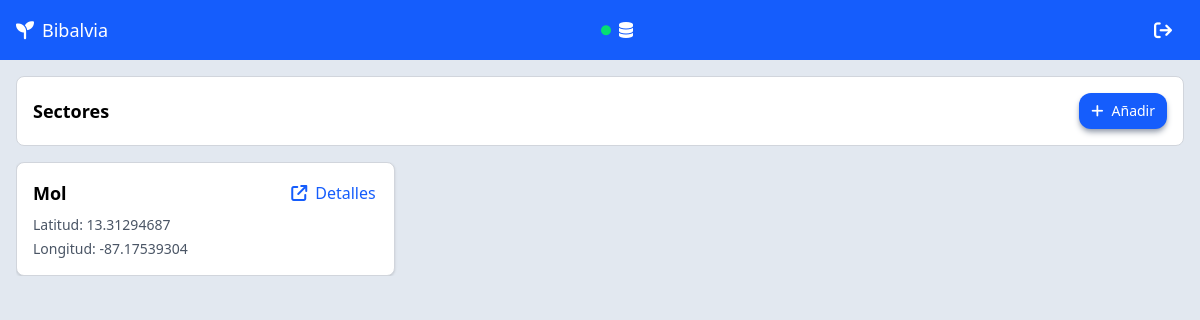
/home/ (signed in), run on an earlier commit of the app's database.
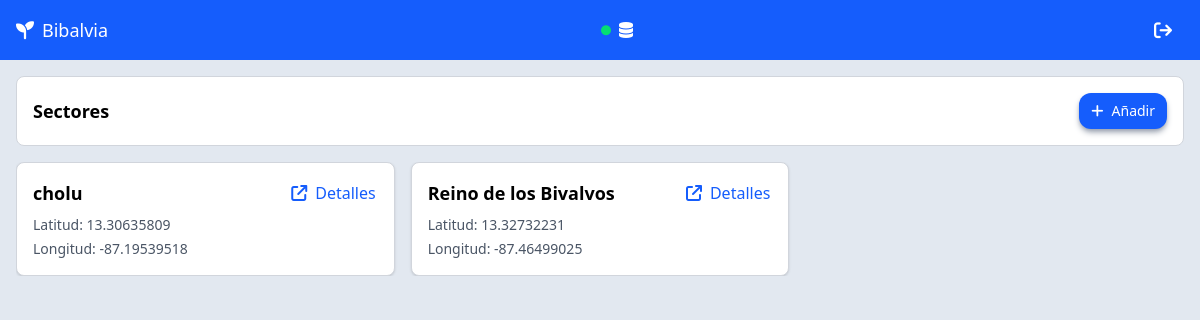
And on a later commit of the database.
### dashboard/models.py (models this page shows, shortened)
class Sector(models.Model):
    latitud = models.DecimalField(
        max_digits=10,
        decimal_places=8,
        validators=[MinValueValidator(-90), MaxValueValidator(90)]
    )
    longitud = models.DecimalField(
        max_digits=11,
        decimal_places=8,
        validators=[MinValueValidator(-180), MaxValueValidator(180)]
    )
    nombre_sector= models.CharField(max_length=100, unique=True, null=True, blank=True)
    zonas = models.ManyToManyField('Zona', related_name='sectores')
    class Meta:
        verbose_name = "Sector"
        verbose_name_plural = "Sectores"
        ordering = ['id']
        indexes = [
            models.Index(fields=['latitud', 'longitud']),
        ]

### dashboard/views.py (the view)
# urls.py: 2. Add a URL to urlpatterns:  path('', views.home, name='home')
@login_required
def home(request):
    sectores = Sector.objects.all()
    context = {
        'sectores': sectores,
    }
    toast = request.GET.get('toast')
    toast_tipo = request.GET.get('toast_tipo', 'success')
    if toast:
        context['toast'] = toast
        context['toast_tipo'] = toast_tipo
    return render(request, 'dashboard/home.html', context)

### dashboard/context_processors.py (called while the page is built)
def environment(request):
    return {
        'IS_LOCAL': settings.IS_LOCAL,
        'IS_CLOUD': settings.IS_CLOUD,
        'ENVIRONMENT': settings.ENVIRONMENT,
    }

### dashboard/templates/dashboard/home.html (shortened to what this page needs)
{% extends "base.html" %}
{% block content %}
<div class="h-full flex flex-col p-4 overflow-hidden">
    <section class="flex justify-between shrink-0 mb-4 border border-gray-300 p-4 bg-white rounded-lg items-center">
        <span class="font-semibold text-lg">Sectores</span>
        {% if IS_LOCAL %}
        <a href="{% url 'sector_create' %}">
            <button
                class="shadow-md shadow-gray-400 rounded-xl text-sm flex items-center gap-2 bg-blue-600 text-white hover:bg-blue-500 active:bg-blue-700 px-3 py-2 transition-transform active:scale-95">
                <i class="fa-solid fa-plus"></i>
                Añadir
            </button>
        </a>
        {% endif %}
    </section>
    {% if sectores %}
    <section class="grid grid-cols-1 md:grid-cols-2 lg:grid-cols-3 gap-4 overflow-auto">
        {% for sector in sectores %}
        <article
            class="border border-gray-300 rounded-lg p-4 shadow-sm h-fit flex justify-between items-start bg-white">
            <div class="flex flex-col">
                <h2 class="text-lg font-semibold mb-2">{{ sector.nombre_sector }}</h2>
                <p class="text-sm text-gray-600 mb-1">Latitud: {{ sector.latitud }}</p>
                <p class="text-sm text-gray-600">Longitud: {{ sector.longitud }}</p>
            </div>
            <a href="{% url 'sector_detail' sector.id %}"
                class="p-0.5 flex gap-2 text-blue-600 items-center transition-transform active:scale-95 hover:scale-105 ">
                <i class="fa-solid fa-arrow-up-right-from-square"></i>
                Detalles
            </a>
        </article>
        {% endfor %}
    </section>
    {% endif %}
</div>
{% endblock %}

What changed in the data, as far as the page shows it:
changed Sector: nombre_sector "Mol" → "cholu"; latitud "13.31294687" → "13.30635809"; longitud "-87.17539304" → "-87.19539518"
added Sector: nombre_sector "Reino de los Bivalvos", latitud "13.32732231", longitud "-87.46499025"
